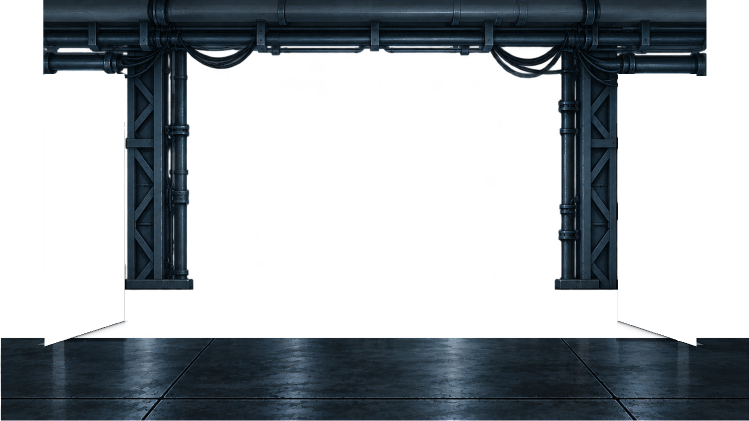
#> input picture apps/game/assets/rooms/records-mid.png, 1498 x 842 px, found by its file name (shown at 1/2 size)
$ python install.py
#> lines starting #> are read from the running program, lines starting #| are printed output that depends on the picture; after the words box and inside, x2 and y2 are one past the last pixel; in counts of white or black regions, pixels touching at a corner belong together
"""Records doors: builds the game layers from the cleaned pieces (doors-r1, records track). Scratch.

Outputs (records/out/):
  assets/props/records-doors-atlas.png   one lossless atlas (one texture, so the pieces batch):
      exit-wall, entry-wall       the cross-walls behind the walk line (2 px per world px), doorway alpha 0
      exit-column, entry-column   the near columns with their lamp sockets (glass alpha 0), over the actors
      exit-stub, entry-stub       the 0.15 m stubs running to the camera, over the actors
      leaf-room, leaf-out-exit, leaf-out-entry, leaf-edge   the swinging leaf's faces (SwingLeaf)
      container                   the GSA security container (2 px per world px)
      lens                        the status lamps' glass, a neutral globe the game tints
  assets/rooms/records-far.png  main's plate with the service line passage (right, at the right clamp's
                                parallax) and the vestibule (left, at the left clamp's) painted in
  assets/rooms/records-mid.png  main's plate with the end machinery erased where the cross-walls stand
  placement.json                every region, its world top-left and scale, the leaves' model and lights
"""
from __future__ import annotations

import json
import os
import sys

import numpy as np
from PIL import Image

sys.path.insert(0, os.path.dirname(os.path.abspath(__file__)))
import rmodel as M  # noqa: E402
import rdesign as RD  # noqa: E402

TRACK = M.TRACK
GAME = os.path.join(TRACK, "..", "main-records", "apps", "game")
LAYERS = os.path.join(TRACK, "layers", "graded")  # fix round 1: the graded layers (../../tools/rgrade.py)
OUT = os.path.join(TRACK, "out")
PAD = 2


# [24 lines left out: functions to_2ppw, crop_alpha, not called in this run]


def edited_mid():
    mid = Image.open(os.path.join(GAME, "assets", "rooms", "records-mid.png")).convert("RGBA")
#> mid is the input picture: PIL image 1498x842 RGBA; mean R, G, B, A 31.8, 44.4, 53.9, 103
    a = np.asarray(mid).copy()
    h, w = a.shape[:2]
#> h = 842; w = 1498
    X = (np.arange(w) + 0.5) / 2.0
#> X = 1498 values from 0.25 to 748.8
    Y = (np.arange(h) + 0.5) / 2.0 + 69.0
#> Y = 842 values from 69.25 to 489.8
    XX, YY = np.meshgrid(X, Y)
    # the end machinery where the cross-walls now stand; everything right of the exit column and left of
    # the entry column (the rack pipes end behind the columns, where they pass the walls)
    erase = ((YY >= 166.0) & ((XX >= 792.5) | (XX < 160.5))) | (XX >= 905.0) | (XX < 56.0)
    a[..., 3] = np.where(erase, 0, a[..., 3])
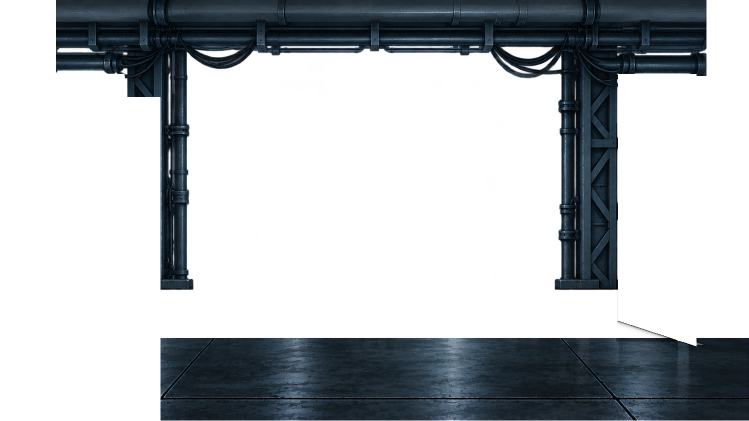
#> a: shape (842, 1498, 4) (shown at 1/2 size); 6.85% of pixels changed, all inside (x1, y1, x2, y2) = (1, 0, 321, 841); transparent parts drawn white
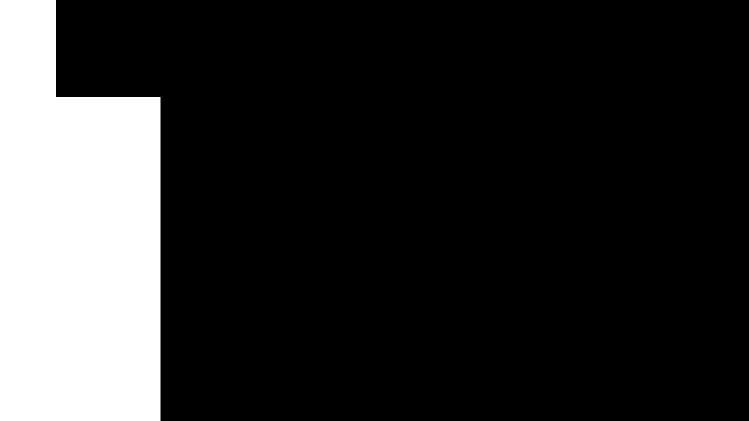
#> erase: shape (842, 1498) bool (shown at 1/2 size); 18.2% white; 1 white region, box (x1, y1, x2, y2) and area: (0, 0, 321, 842) 229736
    a[..., :3] = np.where(erase[..., None], 0, a[..., :3])
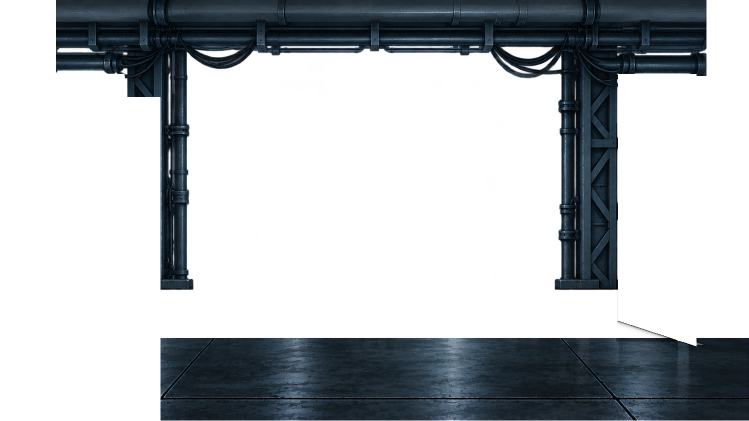
#> a: shape (842, 1498, 4) (shown at 1/2 size); 18.21% of pixels changed, all inside (x1, y1, x2, y2) = (0, 0, 321, 842); transparent parts drawn white
    return Image.fromarray(a, "RGBA"), {"erased_world": ["y >= 166 and (x >= 792.5 or x < 160.5)", "x >= 905", "x < 56"]}


# [49 lines left out: functions edited_far, lens, pack, not called in this run]


def main():
    os.makedirs(os.path.join(OUT, "assets", "props"), exist_ok=True)
    os.makedirs(os.path.join(OUT, "assets", "rooms"), exist_ok=True)
    mid, mid_note = edited_mid()
#> mid_note = {'erased_world': ['y >= 166 and (x >= 792.5 or x < 160.5)', 'x >= 905', 'x < 56']}
    mid_a = np.asarray(mid)[..., 3]
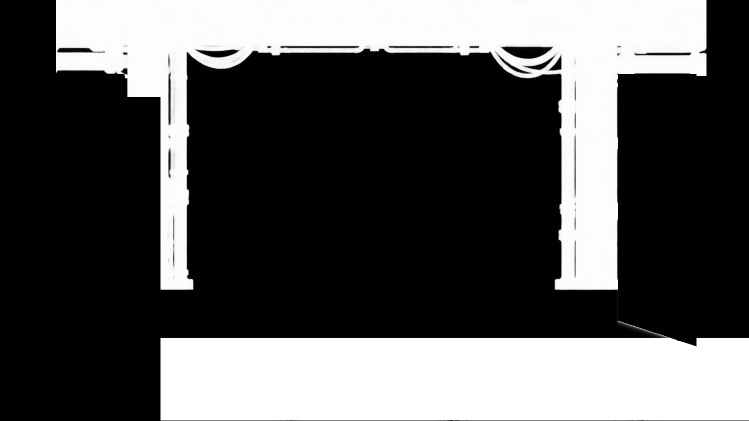
#> mid_a: shape (842, 1498) (shown at 1/2 size); min 0, max 255, mean 86.4
    items, place = {}, {}
    for side in (1, -1):
        piece = "exit" if side > 0 else "entry"
#> (the run stopped early here; a loop or call above may not have finished)
